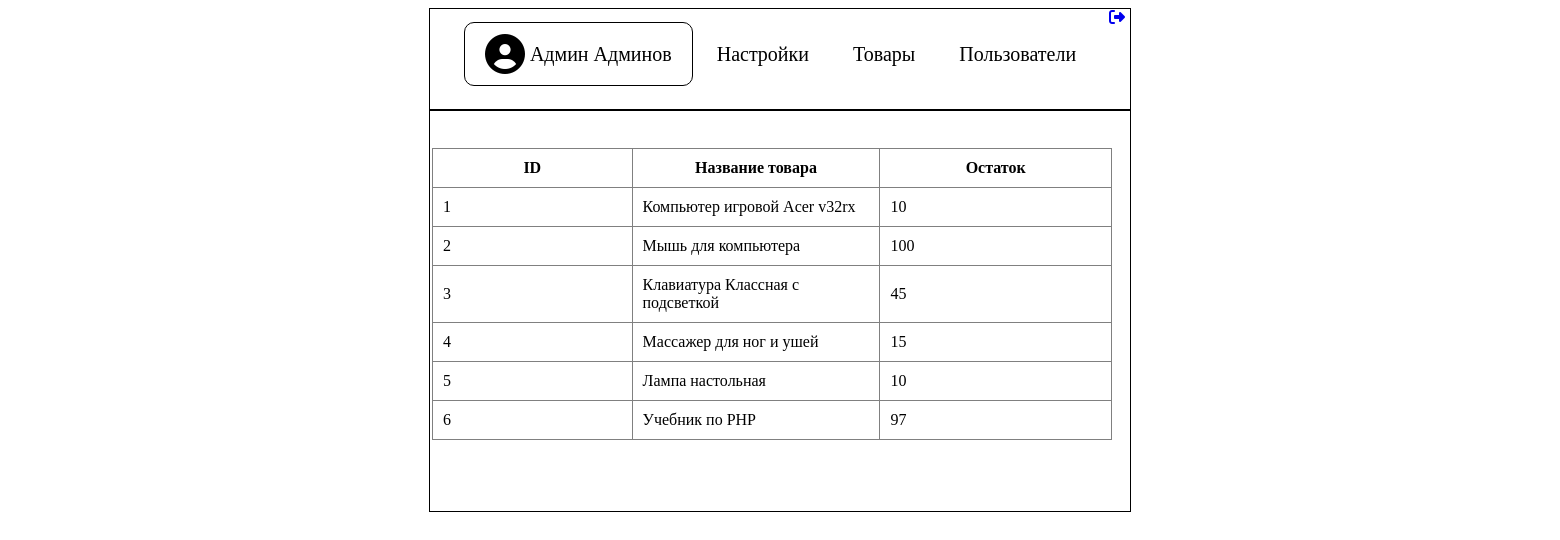
The page / (signed in) on the database its author committed.
### tables this page shows
CREATE TABLE `goods` (
  `id` int(11) NOT NULL AUTO_INCREMENT,
  `name` varchar(255) NOT NULL,
  `quantity` int(11) NOT NULL,
  PRIMARY KEY (`id`)
);

### src/database.php (called while the page is built)
<?php
$servername = "localhost";
$username = "root";
$password = "pass";
$dbname = "final_task";
try {
    $connection = new mysqli ($servername, $username, $password, $dbname);
    if ($connection->connect_error) {
        throw new Exception();
        die();
    } else {
        $isDatabaseConnect = true;
    }
} catch (Exception $e) {
    $isDatabaseConnect = false;
}

### public/templates/pages/goods.php (the view, shortened to what this page needs)
<!DOCTYPE html>
<html lang="en">
<head>
    <link rel="stylesheet" href="assets/css/main.css">
</head>
<body>
<?php
require_once __DIR__ . "/layout/header.php";
?>
<main>
    <div style="width: 702px; overflow: auto; height: 400px;">
        <table class="table_goods_page">
            <thead>
            <tr>
                <th>ID</th>
                <th>Название товара</th>
                <th>Остаток</th>
            </tr>
            </thead>
            <tbody>
            <?php
            $sql = "SELECT * FROM goods";
            $result = $connection->query($sql);
            if ($result->num_rows > 0) {
                while ($row = $result->fetch_assoc()) { ?>
                <tr>
                    <td><?=$row['id']?></td>
                    <td><?=$row['name']?></td>
                    <td><?=$row['quantity']?></td>
                </tr>
            <?php    }
            }
            ?>
            </tbody>
        </table>
    </div>
</main>
</body>
</html>

### public/index.php (shortened to what this page needs)
<?php
require_once APP_DIR . '/src/database.php';
if (!$isDatabaseConnect) {
    include APP_DIR . PAGE_DIR . 'errors/500.php';
} else {
    require_once APP_DIR . '/src/router.php';
}

### src/router.php (shortened to what this page needs)
<?php
try {
    if (!empty($_SERVER['REQUEST_URI'])) {
        $url = $_SERVER['REQUEST_URI'];
    }
    switch ($url) {
        case '/':
        case '/login':
            if (isset($_SESSION['isUserVerifyed']) && $_SESSION['isUserVerifyed']) {
                $pageDir = APP_DIR . PAGE_DIR . 'goods.php';
            } else {
                $pageDir = APP_DIR . PAGE_DIR . 'login.php';
            }
            break;
    }
    if (file_exists($pageDir)) {
        include $pageDir;
    } else {
        throw new Exception();
    }
} catch (Exception $exception) {
    include APP_DIR . PAGE_DIR . 'errors/404.php';
}

### public/templates/pages/layout/header.php (shortened to what this page needs)
<header>
    <div class="header-border">
        <a class="exit_button" href="/exit" title="Выйти"><i class="fa fa-sign-out" aria-hidden="true"></i></a>
        <ul>
            <li class="header-user-name"><i class="fa-solid fa-circle-user fa-2xl">
                </i> <?=isset($_SESSION['user_name']) ? $_SESSION['user_name']: ''?></li>
            <li><a class="menu_item" href="/settings"> Настройки</a></li>
            <li><a class="menu_item" href="/goods">Товары</a></li>
            <li><a class="menu_item" href="/users">Пользователи</a></li>
        </ul>
    </div>
</header>

### public/assets/css/main.css (style rules this page uses)
.header-border { width: 700px; height: 100px; margin: 0 auto; border: 1px solid black; }
.header-border ul { padding: 0; list-style-type: none; text-align: center; }
.header-border ul li { display: inline; font-size: 20px; font-weight: normal; padding: 20px 20px; }
.header-border ul li a { text-decoration: none; color: black; }
.header-user-name { border: 1px solid black; border-radius: 10px; }
main { width: 700px; height: 400px; margin: 0 auto; border: 1px solid black; }
.table_goods_page { display: block; padding-top: 5%; font-weight: normal; border-collapse: collapse; width: 680px; height: 400px; margin: 2px; }
.table_goods_page th, .table_goods_page td { border: 1px solid grey; width: 680px; padding: 10px; }
.table_goods_page td { text-align: left; }
.exit_button { margin: 97%; padding-bottom: 0px; }

### rows shown on the page
goods: id "1", name "Компьютер игровой Acer v32rx", quantity "10"
goods: id "2", name "Мышь для компьютера", quantity "100"
goods: id "3", name "Клавиатура Классная с подсветкой", quantity "45"
goods: id "4", name "Массажер для ног и ушей", quantity "15"
goods: id "5", name "Лампа настольная", quantity "10"
goods: id "6", name "Учебник по PHP", quantity "97"

### other values the page prints
$_SESSION['user_name'] "Админ Админов"
